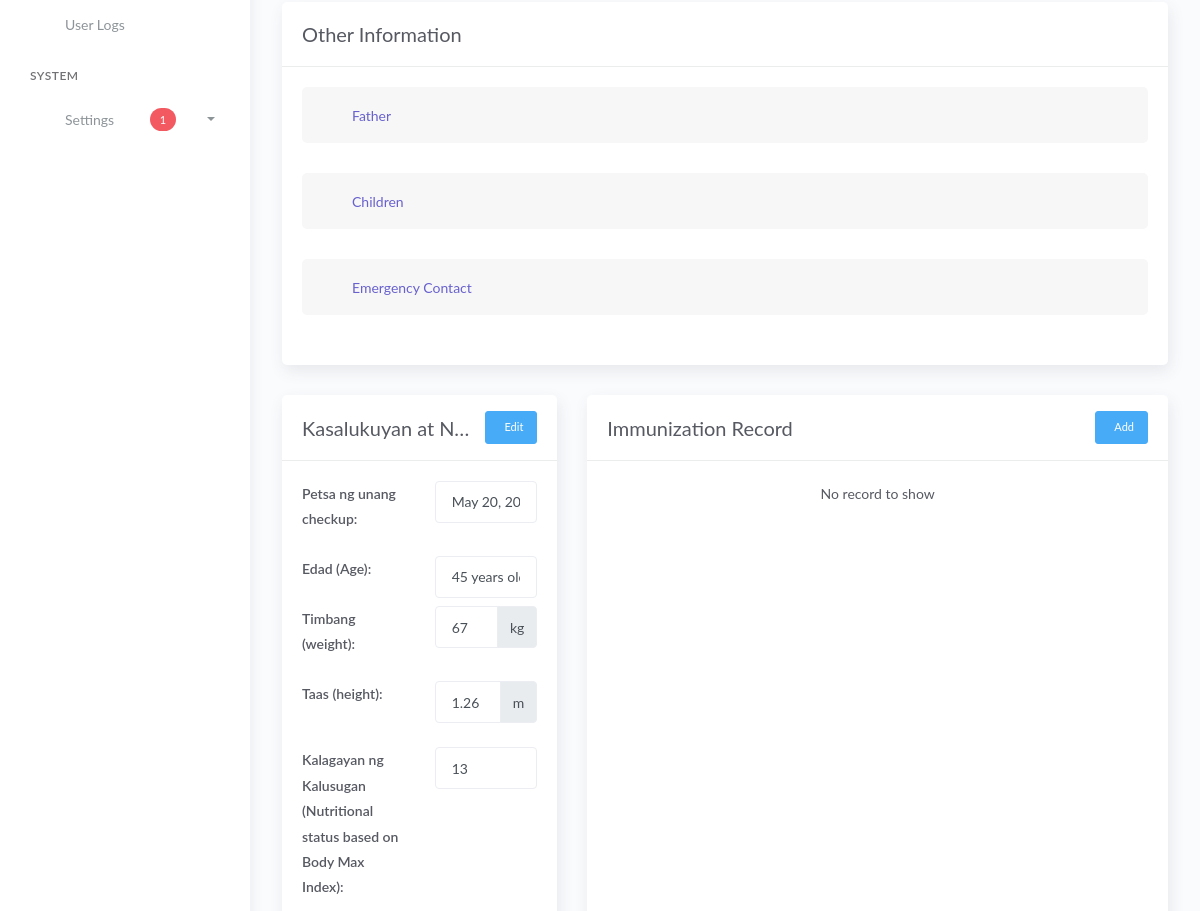
/pregnant_women_profile_view.php?id=16 (signed in, middle part), run on an earlier commit of the app's database.
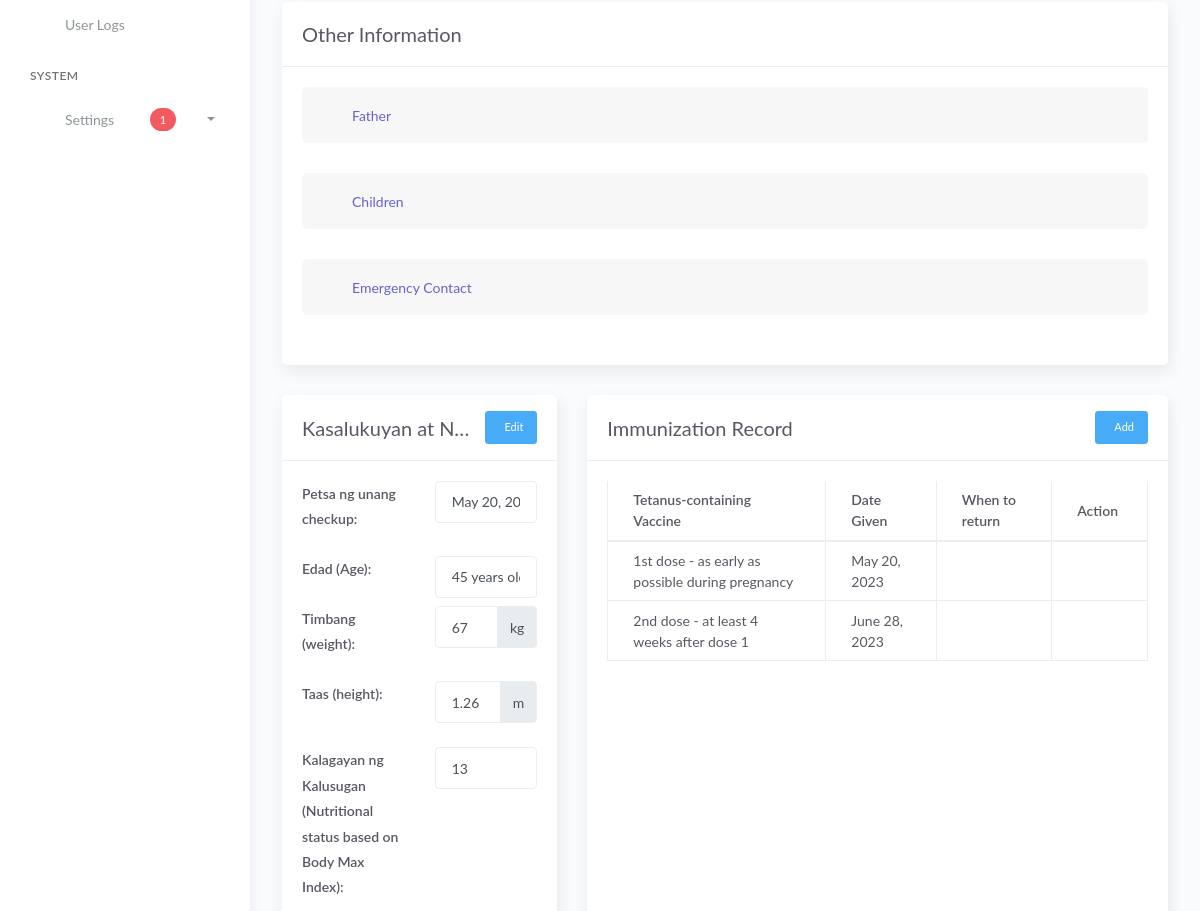
And on a later commit of the database.
### tables this page shows
CREATE TABLE `tbl_p_history_and_current_pregnancy_condition` (
  `id_mother_h_c_pregnancy_condition` int(11) NOT NULL,
  `id_resident` int(11) NOT NULL,
  `first_check_up_date` date NOT NULL,
  `p_weight` decimal(10,2) NOT NULL,
  `p_height` decimal(10,2) NOT NULL,
  `health_condition` decimal(10,2) NOT NULL COMMENT 'Body Mass Index',
  `last_mens_period_date` date NOT NULL,
  `expected_date_delivery` date NOT NULL,
  `delivered_status` int(2) NOT NULL DEFAULT 0 COMMENT '0-active; 1-archived'
);

CREATE TABLE `tbl_p_fam_members` (
  `id_family` int(11) NOT NULL,
  `id_resident` int(11) NOT NULL,
  `family_role` varchar(10) NOT NULL,
  `family_blood_type` varchar(5) NOT NULL,
  `family_num` varchar(255) NOT NULL,
  `fam_members_created_at` timestamp NOT NULL DEFAULT current_timestamp(),
  `fam_members_updated_at` timestamp NOT NULL DEFAULT current_timestamp() ON UPDATE current_timestamp()
);

CREATE TABLE `tblresident2` (
  `id_resident` int(11) NOT NULL,
  `national_id` varchar(100) NOT NULL,
  `region` varchar(10) NOT NULL,
  `city` varchar(100) NOT NULL,
  `province` varchar(100) NOT NULL,
  `barangay` varchar(100) NOT NULL,
  `citizenship` varchar(100) NOT NULL,
  `picture` text NOT NULL,
  `firstname` varchar(100) NOT NULL,
  `middlename` varchar(100) NOT NULL,
  `lastname` varchar(100) NOT NULL,
  `ext` varchar(10) NOT NULL,
  `alias` varchar(20) NOT NULL,
  `birthplace` varchar(100) NOT NULL,
  `birthdate` date NOT NULL,
  `sex` varchar(20) NOT NULL,
  `civilstatus` varchar(20) NOT NULL,
  `residence_type` varchar(25) NOT NULL COMMENT 'new; co-occupant; tenant',
  `id_household` int(80) NOT NULL,
  `family_head` varchar(10) NOT NULL,
  `date_of_residence` date NOT NULL,
  `vstatus` varchar(10) NOT NULL,
  `identified_as` varchar(20) NOT NULL,
  `phone` varchar(100) NOT NULL,
  `email` varchar(100) NOT NULL,
  `occupation` varchar(100) NOT NULL,
  `resident_type` int(20) NOT NULL DEFAULT 1 COMMENT '1 = Alive; 0 = Deceased',
  `id_org` varchar(100) NOT NULL,
  `pwd` varchar(5) NOT NULL,
  `indigent` varchar(5) NOT NULL,
  `remarks` text NOT NULL,
  `res_updated_at` timestamp NOT NULL DEFAULT current_timestamp() ON UPDATE current_timestamp(),
  `id_user` int(11) NOT NULL
);

CREATE TABLE `tbl_p_immunization_record` (
  `id_immunization_record` int(11) NOT NULL,
  `id_mother_h_c_pregnancy_condition` int(11) NOT NULL,
  `tetanus_containing_vaccine` int(11) NOT NULL,
  `date_given` date NOT NULL,
  `when_to_return` date DEFAULT NULL
);

CREATE TABLE `tbl_p_tetanus_vaccine` (
  `tetanus_containing_vaccine` int(11) NOT NULL,
  `tetanus_containing_vaccine_detail` varchar(255) NOT NULL
);

### pregnant_women_profile_view.php (the view, shortened to what the rows shown need)
<?php include 'server/server.php' ?>
<?php
$id = $_GET['id'];
$query2 = "SELECT * FROM tbl_p_fam_members JOIN tblresident2 ON tblresident2.id_resident=tbl_p_fam_members.id_resident WHERE tbl_p_fam_members.id_resident='$id' AND tbl_p_fam_members.family_role='mother'";
$result2 = $conn->query($query2);
$mother_profile = $result2->fetch_assoc();
$queryhcpc = "SELECT * FROM tbl_p_history_and_current_pregnancy_condition WHERE `id_resident` = '$id'";
$resulthcpc = $conn->query($queryhcpc)->num_rows;
$gethcpc = $conn->query($queryhcpc)->fetch_assoc();
$hcpc_id = $gethcpc['id_mother_h_c_pregnancy_condition'];
$queryImmunization = "SELECT * FROM tbl_p_immunization_record JOIN tbl_p_tetanus_vaccine ON tbl_p_tetanus_vaccine.tetanus_containing_vaccine=tbl_p_immunization_record.tetanus_containing_vaccine WHERE `id_mother_h_c_pregnancy_condition` = $hcpc_id ORDER BY tbl_p_tetanus_vaccine.tetanus_containing_vaccine_detail";
$getImmunization = $conn->query($queryImmunization);
$immunizationDetails = array();
while ($row = $getImmunization->fetch_assoc()) {
    $immunizationDetails[] = $row;
}
?>
<!DOCTYPE html>
<html lang="en">
<head>
    <?php include 'templates/header.php' ?>
    <link rel="stylesheet" href="assets/js/plugin/dataTables.dateTime.min.css">
    <link rel="stylesheet" href="assets/js/plugin/datatables/Buttons-1.6.1/css/buttons.dataTables.min.css">
    <link rel="stylesheet" href="assets/css/select2.min.css" />
    <link rel="stylesheet" href="https://cdn.jsdelivr.net/npm/@ttskch/select2-bootstrap4-theme@x.x.x/dist/select2-bootstrap4.min.css">
</head>
<body>
    <div class="wrapper">
        <div class="main-panel">
            <div class="content">
                <div class="page-inner">
                    <div class="row mt--2">
                        <div class="col-md-12">
                            <div class="row">
                                <div class="col-md-4">
                                    <div class="card full-height">
                                        <div class="card-body">
                                            <?php if ($resulthcpc == 1) : ?>
                                                <div class="row mb-2">
                                                    <div class="col-sm">
                                                        <p class="fw-bold">Petsa ng unang checkup:</p>
                                                    </div>
                                                    <div class="col-sm">
                                                        <input type="text" class="form-control" value="<?= date("F j, Y", strtotime($gethcpc['first_check_up_date'])) ?>">
                                                    </div>
                                                </div>
                                                <div class="row mb-2">
                                                    <div class="col-sm">
                                                        <p class="fw-bold">Edad (Age):</p>
                                                    </div>
                                                    <div class="col-sm">
                                                        <?php
                                                        $bdate = $mother_profile['birthdate'];
                                                        $dob = new DateTime($bdate);
                                                        $now = new DateTime();
                                                        $diff = $now->diff($dob);
                                                        ?>
                                                        <input type="text" class="form-control" value="<?= $diff->y . ' ' . 'years old' ?>">
                                                    </div>
                                                </div>
                                                <div class="row mb-2">
                                                    <div class="col-sm">
                                                        <p class="fw-bold">Timbang (weight):</p>
                                                    </div>
                                                    <div class="col-sm">
                                                        <div class="input-group mb-3">
                                                            <input type="text" class="form-control" name="p_height" value="<?= rtrim($gethcpc['p_weight'], ".0") ?>">
                                                            <div class="input-group-append">
                                                                <span class="input-group-text" id="basic-addon3">kg</span>
                                                            </div>
                                                        </div>
                                                    </div>
                                                </div>
                                                <div class="row mb-2">
                                                    <div class="col-sm">
                                                        <p class="fw-bold">Taas (height):</p>
                                                    </div>
                                                    <div class="col-sm">
                                                        <div class="input-group mb-3">
                                                            <input type="text" class="form-control" name="p_height" value="<?= $gethcpc['p_height'] * 0.01 ?>">
                                                            <div class="input-group-append">
                                                                <span class="input-group-text" id="basic-addon3">m</span>
                                                            </div>
                                                        </div>
                                                    </div>
                                                </div>
                                                <div class="row mb-2">
                                                    <div class="col-sm">
                                                        <p class="fw-bold">Kalagayan ng Kalusugan (Nutritional status based on Body Max Index):</p>
                                                    </div>
                                                    <div class="col-sm">
                                                        <input type="text" class="form-control" value="<?= rtrim($gethcpc['health_condition'], ".0") ?>">
                                                    </div>
                                                </div>
                                            <?php else : ?>
                                                <div class="text-center">
                                                    <p>No record to show</p>
                                                </div>
                                            <?php endif ?>
                                        </div>
                                    </div>
                                </div>
                                <div class="col-md-8">
                                    <div class="card full-height">
                                        <div class="card-body">
                                            <div class="table-responsive">
                                                <table class="table table-bordered">
                                                    <?php if (!empty($immunizationDetails)) : ?>
                                                        <thead>
                                                            <tr>
                                                                <th>Tetanus-containing Vaccine</th>
                                                                <th>Date Given</th>
                                                                <th>When to return</th>
                                                                <th>Action</th>
                                                            </tr>
                                                        </thead>
                                                        <tbody>
                                                            <?php foreach ($immunizationDetails as $index => $row) : ?>
                                                                <tr>
                                                                    <td><?= $row['tetanus_containing_vaccine_detail'] ?></td>
                                                                    <td><?= date("F j, Y", strtotime($row['date_given'])) ?></td>
                                                                    <td>
                                                                    </td>
                                                                    <td>
                                                                        <a type="button" href="#editimmunization<?= $row['id_immunization_record'] ?>" data-toggle="modal" class="btn btn-link btn-primary" title="Edit">
                                                                        </a>
                                                                    </td>
                                                                </tr>
                                                            <?php endforeach ?>
                                                        <?php else : ?>
                                                            <p class="text-center">No record to show</p>
                                                        <?php endif ?>
                                                        </tbody>
                                                </table>
                                            </div>
                                        </div>
                                    </div>
                                </div>
                            </div>
                        </div>
                    </div>
                </div>
            </div>
        </div>
    </div>
    <?php include 'templates/footer.php' ?>
</body>
</html>

What changed in the data, as far as the page shows it:
added tbl_p_immunization_record: tbl_p_tetanus_vaccine.tetanus_containing_vaccine_detail "1st dose - as early as possible during pregnancy", date_given "May 20, 2023"
added tbl_p_immunization_record: tbl_p_tetanus_vaccine.tetanus_containing_vaccine_detail "2nd dose - at least 4 weeks after dose 1", date_given "June 28, 2023"
Also different on the page:
text no longer shown: "No record to show"
text now shown: "Tetanus-containing Vaccine Date Given When to return Action"
